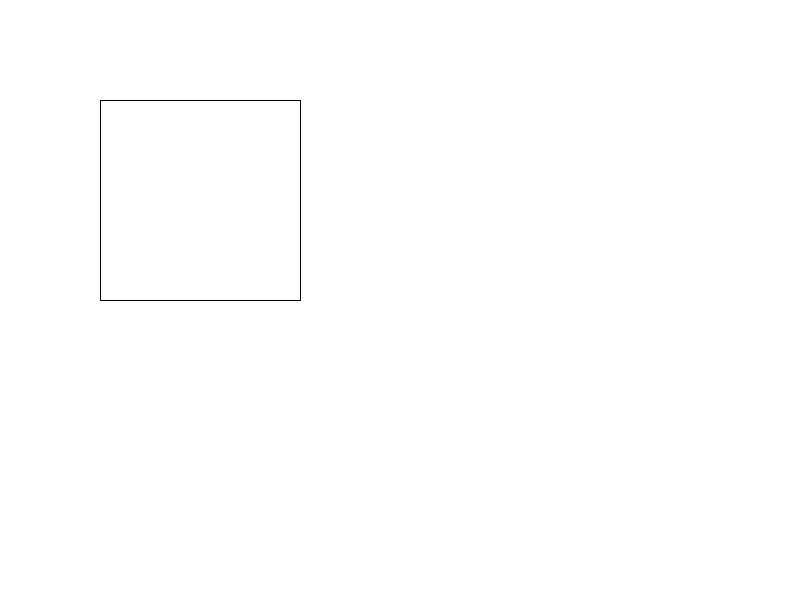
Frame 1 (no input)
Frame 60 (the mouse pressed at the canvas centre just before this capture): identical to frame 1, image omitted
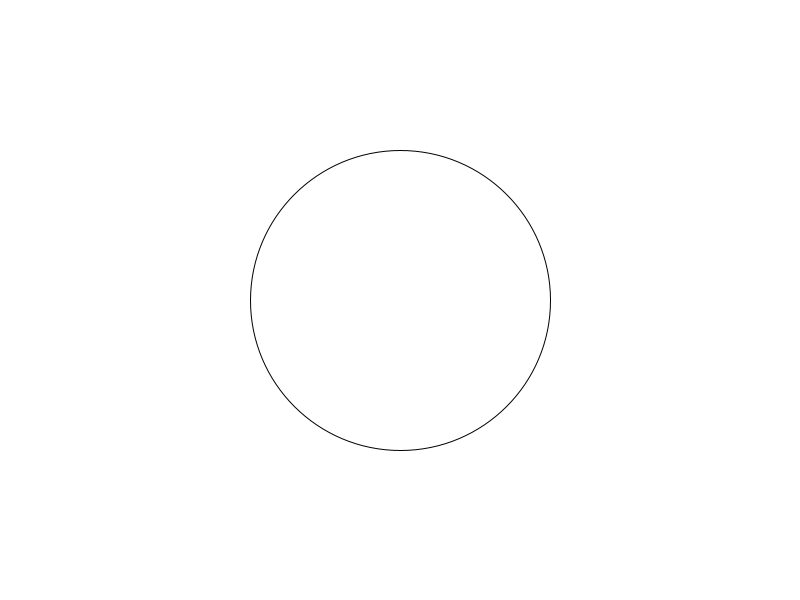
Frame 120 (the mouse held since frame 60 and released just before this capture)

The Processing sketch that drew these frames (run headless with seeded random() and noise(); from frame 60 on, the mouse is pressed at the canvas centre):

// Processing sketch: test3
// ── test3.pde
void setup(){
    size(800, 600);
}

void draw(){
    background(255);
    if (mousePressed) {
        ellipse(mouseX, mouseY, 300, 300);
    } else {
        rect(100, 100, 200, 200);
    }
}
